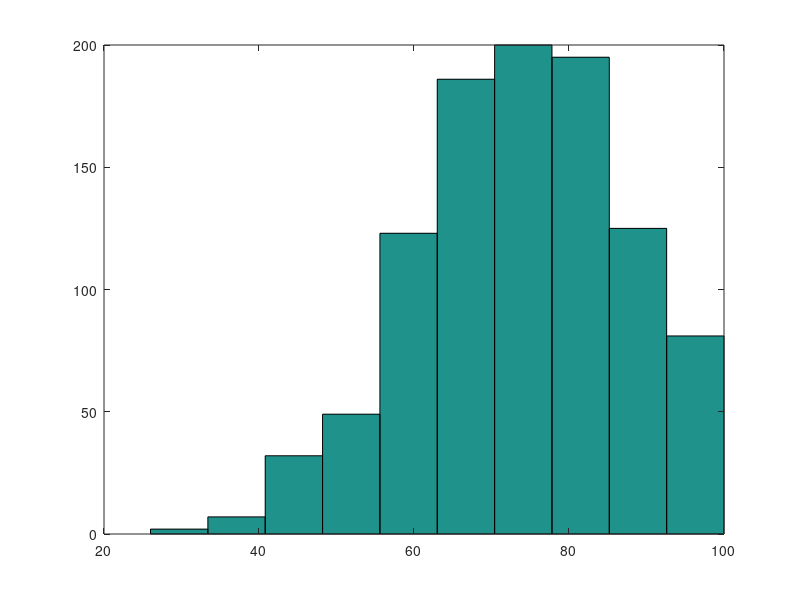

The MATLAB script that drew this image:
clear,clc,close all
% Loading score data
DATA_SCORE = dlmread('data.score.txt');
ID = DATA_SCORE(:,1);
MID = DATA_SCORE(:,2);
FINAL = DATA_SCORE(:,3);

%% Question 1
% a) Max and Min
maxMid = max(MID)
minMid = min(MID)

% b) Quantile
quantileMid = quantile(MID,[.25 .50 .75])

% c) Mean
meanMid = mean(MID)

% d) Mode
modeMid = mode(MID)

% e) Variance
varMid = var(MID)

% f) Distribution
figure(),hist(MID)
x1 = meanMid - modeMid
x2 = meanMid - quantileMid(2) % NO

%% Question 2
% a) variance before and after
varFinal = var(FINAL)
ZFinal = zscore(FINAL);
varZF = var(ZFinal)

% b) 90 after normalization
is90 = find(FINAL==90);
Z_90 = ZFinal(is90(1))

%% Question 3
% a) Pearson's correlation coefficient
Pearson = corr(MID, FINAL)

% b) Covariance
Comat = cov(MID, FINAL);
Covar = Comat(1,2)

%% Question 4
clear,clc,close all
% Loading supermarket data
DATA_SUPERMARKET = dlmread('data.supermarkets.txt','\t', 1, 1);
JS = DATA_SUPERMARKET(1,1:100);
KK = DATA_SUPERMARKET(2,1:100);

% Jaccard coefficient
q = 107; r = 31; s = 19;
Jaccard = q / (q+r+s)

% Minkowski Distance
h1 = pdist([JS;KK], 'cityblock')
h1 = sum(abs(JS-KK));

h2 = pdist([JS;KK], 'euclidean')
h2 = sqrt(sum((JS-KK).^2));

h3 = pdist([JS;KK], 'chebychev')
h3 = max(abs(JS-KK));

% Cosine similarity 
h4 = 1 - pdist([JS;KK], 'cosine') % One minus the cosine of the included angle between points (treated as vectors).
h4 = JS*KK'/ (norm(JS)*norm(KK))

% KL divergence
pJS = JS./sum(JS(:));
pKK = KK./sum(KK(:));
KL = 0;
for i=1:size(JS,2)
    KL = KL + pJS(i)* log(pJS(i)/pKK(i));
end
KL

%% Question 5
clear,clc,close all
O = [1346,430; 133,32974];

N = sum(O(:));
R1 = sum(O(1,:))/N;
R2 = sum(O(2,:))/N;
C1 = sum(O(:,1))/N;
C2 = sum(O(:,2))/N;
E = [R1*C1, R1*C2; R2*C1, R2*C2]*N;

S = (O-E).^2./E;
chi2 = sum(S(:))


























